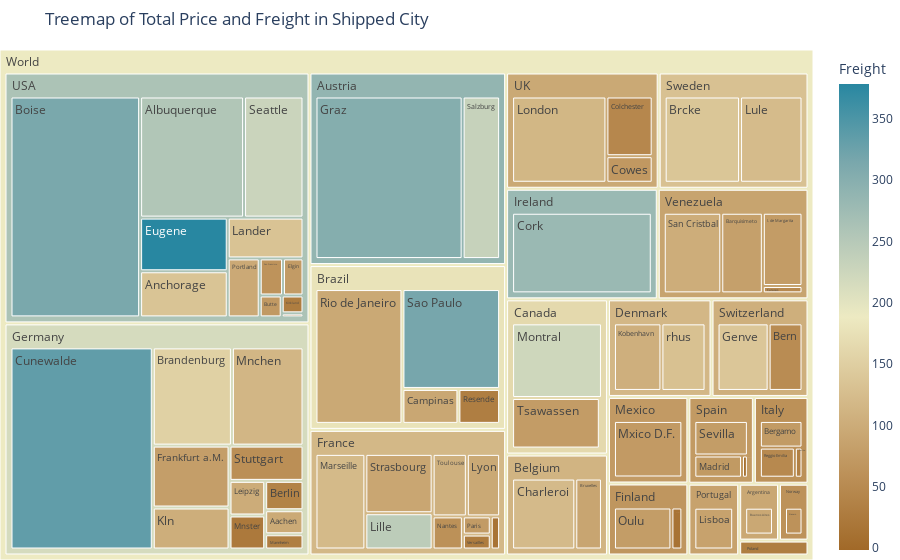

Notebook code for this chart:
### Markdown cell above
## **Treemap of Total Price and Freight in Shipped City**

### Code cell
# Create Treemap
fig = px.treemap(table2, path=[px.Constant("World"), 'ShipCountry', 'ShipCity'], values='TotalPrice',
                  color='Freight', hover_data=['ShipCity'],
                  color_continuous_scale='earth',
                  color_continuous_midpoint=np.average(table2['Freight'], weights=table2['TotalPrice']),
                  title='Treemap of Total Price and Freight in Shipped City')
fig.update_layout(margin = dict(t=50, l=0, r=25, b=0))
fig.show()

### Figure 1 — Plotly figure (JSON) as saved in the notebook; plotly's stock layout.template omitted (floating-point values rounded to 4 significant figures; data arrays with more than 128 entries replaced by an {"elided": "..."} marker saying what was removed)
{"data": [{"branchvalues": "total", "customdata": {"elided": "92x2 mixed values"}, "domain": {"x": [0, 1], "y": [0, 1]}, "hovertemplate": "labels=%{label}<br>TotalPrice=%{value}<br>parent=%{parent}<br>id=%{id}<br>ShipCity=%{customdata[0]}<br>Freight=%{color}<extra></extra>", "ids": ["World/Germany/Aachen", "World/USA/Albuquerque", "World/USA/Anchorage", "World/Spain/Barcelona", "World/Venezuela/Barquisimeto", "World/Italy/Bergamo", "World/Germany/Berlin", "World/Switzerland/Bern", "World/USA/Boise", "World/Germany/Brandenburg", "World/Sweden/Brcke", "World/Belgium/Bruxelles", "World/Argentina/Buenos Aires", "World/USA/Butte", "World/Brazil/Campinas", "World/Venezuela/Caracas", "World/Belgium/Charleroi", "World/UK/Colchester", "World/Ireland/Cork", "World/UK/Cowes", "World/Germany/Cunewalde", "World/USA/Elgin", "World/USA/Eugene", "World/Germany/Frankfurt a.M.", "World/Switzerland/Genve", "World/Austria/Graz", "World/Finland/Helsinki", "World/Venezuela/I. de Margarita", "World/USA/Kirkland", "World/Germany/Kln", "World/Denmark/Kobenhavn", "World/USA/Lander", "World/Germany/Leipzig", "World/France/Lille", "World/Portugal/Lisboa", "World/UK/London", "World/Sweden/Lule", "World/France/Lyon", "World/Spain/Madrid", "World/Germany/Mannheim", "World/France/Marseille", "World/Germany/Mnchen", "World/Germany/Mnster", "World/Canada/Montral", "World/Mexico/Mxico D.F.", "World/France/Nantes", "World/Finland/Oulu", "World/France/Paris", "World/USA/Portland", "World/Italy/Reggio Emilia", "World/France/Reims", "World/Brazil/Resende", "World/Brazil/Rio de Janeiro", "World/Austria/Salzburg", "World/Venezuela/San Cristbal", "World/USA/San Francisco", "World/Brazil/Sao Paulo", "World/USA/Seattle", "World/Spain/Sevilla", "World/Norway/Stavern", "World/France/Strasbourg", "World/Germany/Stuttgart", "World/Italy/Torino", "World/France/Toulouse", "World/Canada/Tsawassen", "World/Canada/Vancouver", "World/France/Versailles", "World/USA/Walla Walla", "World/Poland/Warszawa", "World/Denmark/rhus", "World/Argentina", "World/Austria", "World/Belgium", "World/Brazil", "World/Canada", "World/Denmark", "World/Finland", "World/France", "World/Germany", "World/Ireland", "World/Italy", "World/Mexico", "World/Norway", "World/Poland", "World/Portugal", "World/Spain", "World/Sweden", "World/Switzerland", "World/UK", "World/USA", "World/Venezuela", "World"], "labels": ["Aachen", "Albuquerque", "Anchorage", "Barcelona", "Barquisimeto", "Bergamo", "Berlin", "Bern", "Boise", "Brandenburg", "Brcke", "Bruxelles", "Buenos Aires", "Butte", "Campinas", "Caracas", "Charleroi", "Colchester", "Cork", "Cowes", "Cunewalde", "Elgin", "Eugene", "Frankfurt a.M.", "Genve", "Graz", "Helsinki", "I. de Margarita", "Kirkland", "Kln", "Kobenhavn", "Lander", "Leipzig", "Lille", "Lisboa", "London", "Lule", "Lyon", "Madrid", "Mannheim", "Marseille", "Mnchen", "Mnster", "Montral", "Mxico D.F.", "Nantes", "Oulu", "Paris", "Portland", "Reggio Emilia", "Reims", "Resende", "Rio de Janeiro", "Salzburg", "San Cristbal", "San Francisco", "Sao Paulo", "Seattle", "Sevilla", "Stavern", "Strasbourg", "Stuttgart", "Torino", "Toulouse", "Tsawassen", "Vancouver", "Versailles", "Walla Walla", "Warszawa", "rhus", "Argentina", "Austria", "Belgium", "Brazil", "Canada", "Denmark", "Finland", "France", "Germany", "Ireland", "Italy", "Mexico", "Norway", "Poland", "Portugal", "Spain", "Sweden", "Switzerland", "UK", "USA", "Venezuela", "World"], "marker": {"coloraxis": "coloraxis", "colors": [96.57, 256.0, 134.2, 10.74, 82.86, 75.59, 37.78, 53.05, 313.5, 152.7, 137.2, 89.9, 94.14, 72.7, 92.74, 49.43, 120.9, 45.18, 280.4, 70.82, 334.0, 75.47, 378.2, 80.01, 137.9, 302.1, 13.72, 76.38, 28.55, 103.0, 104.6, 133.0, 100.1, 243.7, 85.77, 115.5, 122.8, 95.32, 72.99, 31.59, 120.0, 114.7, 23.6, 223.6, 73.76, 59.5, 77.86, 75.24, 96.12, 48.19, 14.44, 31.08, 95.58, 232.8, 101.8, 63.5, 316.3, 228.4, 77.88, 61.6, 91.67, 56.33, 34.12, 105.9, 77.02, 4.127, 27.28, 10.09, 30.79, 129.9, 94.14, 288.0, 111.7, 178.1, 163.7, 116.8, 67.61, 117.3, 215.5, 280.4, 59.71, 73.76, 61.6, 30.79, 85.77, 73.29, 130.7, 104.1, 94.97, 261.4, 88.14, 188.3]}, "name": "", "parents": ["World/Germany", "World/USA", "World/USA", "World/Spain", "World/Venezuela", "World/Italy", "World/Germany", "World/Switzerland", "World/USA", "World/Germany", "World/Sweden", "World/Belgium", "World/Argentina", "World/USA", "World/Brazil", "World/Venezuela", "World/Belgium", "World/UK", "World/Ireland", "World/UK", "World/Germany", "World/USA", "World/USA", "World/Germany", "World/Switzerland", "World/Austria", "World/Finland", "World/Venezuela", "World/USA", "World/Germany", "World/Denmark", "World/USA", "World/Germany", "World/France", "World/Portugal", "World/UK", "World/Sweden", "World/France", "World/Spain", "World/Germany", "World/France", "World/Germany", "World/Germany", "World/Canada", "World/Mexico", "World/France", "World/Finland", "World/France", "World/USA", "World/Italy", "World/France", "World/Brazil", "World/Brazil", "World/Austria", "World/Venezuela", "World/USA", "World/Brazil", "World/USA", "World/Spain", "World/Norway", "World/France", "World/Germany", "World/Italy", "World/France", "World/Canada", "World/Canada", "World/France", "World/USA", "World/Poland", "World/Denmark", "World", "World", "World", "World", "World", "World", "World", "World", "World", "World", "World", "World", "World", "World", "World", "World", "World", "World", "World", "World", "World", ""], "type": "treemap", "values": [3763.0, 50870.0, 16330.0, 836.7, 17060.0, 7604.0, 4596.0, 12890.0, 115700.0, 31750.0, 32560.0, 10430.0, 7738.0, 1947.0, 8702.0, 1489.0, 24700.0, 13810.0, 57320.0, 6146.0, 117500.0, 3063.0, 19000.0, 19410.0, 19450.0, 103100.0, 3161.0, 14800.0, 1571.0, 13160.0, 17890.0, 12490.0, 5042.0, 11670.0, 12470.0, 40660.0, 26970.0, 9937.0, 6765.0, 2382.0, 22790.0, 28720.0, 4954, 32200.0, 23770.0, 4788.0, 16620.0, 2423.0, 7620.0, 7048.0, 1480, 6481.0, 52160.0, 26260.0, 23610.0, 3490.0, 43400.0, 29070.0, 11830.0, 5735.0, 19088, 10650.0, 1546.0, 10230.0, 21300.0, 522.5, 1992.0, 357, 3532.0, 16640.0, 7738.0, 129400.0, 35130.0, 110700.0, 54020.0, 34540.0, 19780.0, 84400.0, 241900.0, 57320.0, 16200.0, 23770.0, 5735.0, 3532.0, 12470.0, 19430.0, 59520.0, 32330.0, 60620.0, 261500.0, 56960.0, 1327000.0]}], "layout": {"coloraxis": {"cmid": 188.3, "colorbar": {"title": {"text": "Freight"}}, "colorscale": [[0, "rgb(161, 105, 40)"], [0.1667, "rgb(189, 146, 90)"], [0.3333, "rgb(214, 189, 141)"], [0.5, "rgb(237, 234, 194)"], [0.6667, "rgb(181, 200, 184)"], [0.8333, "rgb(121, 167, 172)"], [1, "rgb(40, 135, 161)"]]}, "legend": {"tracegroupgap": 0}, "margin": {"b": 0, "l": 0, "r": 25, "t": 50}, "title": {"text": "Treemap of Total Price and Freight in Shipped City"}}}
